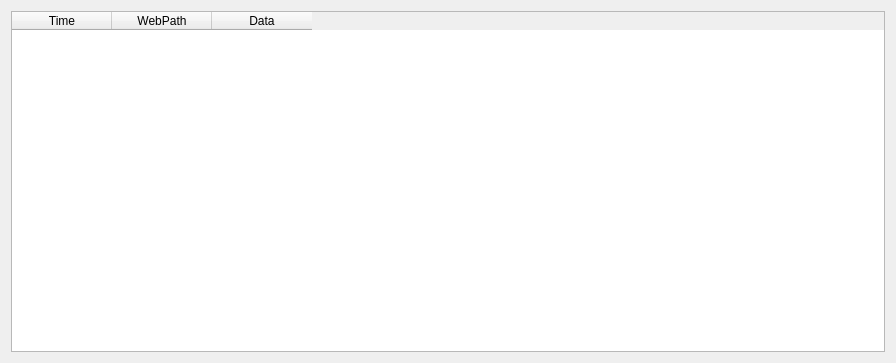
<?xml version="1.0" encoding="UTF-8"?>
<ui version="4.0">
 <class>historyData</class>
 <widget class="QWidget" name="historyData">
  <property name="geometry">
   <rect>
    <x>0</x>
    <y>0</y>
    <width>896</width>
    <height>363</height>
   </rect>
  </property>
  <property name="windowTitle">
   <string>Form</string>
  </property>
  <layout class="QGridLayout" name="gridLayout">
   <item row="0" column="0">
    <widget class="QTableWidget" name="tableWidget">
     <property name="layoutDirection">
      <enum>Qt::LeftToRight</enum>
     </property>
     <property name="selectionMode">
      <enum>QAbstractItemView::ExtendedSelection</enum>
     </property>
     <column>
      <property name="text">
       <string>Time</string>
      </property>
     </column>
     <column>
      <property name="text">
       <string>WebPath</string>
      </property>
     </column>
     <column>
      <property name="text">
       <string>Data</string>
      </property>
     </column>
    </widget>
   </item>
  </layout>
 </widget>
 <resources/>
 <connections/>
</ui>
